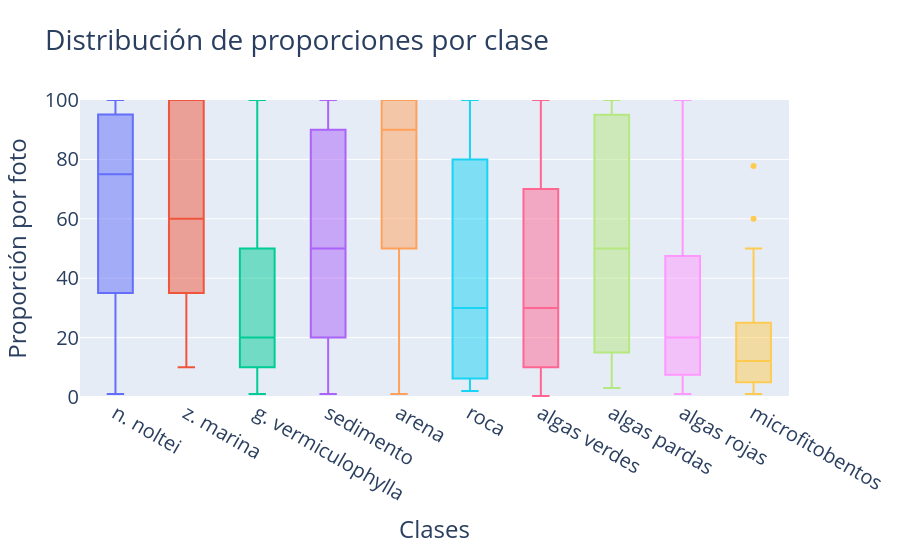

Notebook code cell kept with this figure:
### Code cell
# Ahora vamos a explorar las proporciones de las clases solo para las imágenes en las que estan presentes
fig = go.Figure()

# Agrupamos las clases en una misma columna y nos quedamos con los casos donde su proporción sea mayor que 0
df_long = df[target_cols].melt(var_name="clase",value_name="proporcion")
df_long = df_long[df_long["proporcion"]>0]

fig = px.box(
    df_long,
    x="clase",
    y="proporcion",
    color="clase",
    points="outliers",
    title="Distribución de proporciones por clase",
)

fig.update_layout(
    yaxis=dict(title="Proporción por foto",range=[0,100]),
    xaxis=dict(title="Clases"),
    height=550,
    showlegend=False,
    font=dict(size=20)
)

# Dibujamos el diagrama de cajas considerando para cada clase las imágenes en las que aparecen
fig.show()

### Figure 1 — Plotly figure (JSON) as saved in the notebook; plotly's stock layout.template omitted (floating-point values rounded to 4 significant figures; data arrays with more than 128 entries replaced by an {"elided": "..."} marker saying what was removed)
{"data": [{"alignmentgroup": "True", "boxpoints": "outliers", "hovertemplate": "clase=%{x}<br>proporcion=%{y}<extra></extra>", "legendgroup": "n. noltei", "marker": {"color": "#636efa"}, "name": "n. noltei", "notched": false, "offsetgroup": "n. noltei", "orientation": "v", "showlegend": true, "type": "box", "x": {"elided": "1256 str values"}, "x0": " ", "xaxis": "x", "y": {"elided": "1256 float values"}, "y0": " ", "yaxis": "y"}, {"alignmentgroup": "True", "boxpoints": "outliers", "hovertemplate": "clase=%{x}<br>proporcion=%{y}<extra></extra>", "legendgroup": "z. marina", "marker": {"color": "#EF553B"}, "name": "z. marina", "notched": false, "offsetgroup": "z. marina", "orientation": "v", "showlegend": true, "type": "box", "x": ["z. marina", "z. marina", "z. marina", "z. marina", "z. marina", "z. marina", "z. marina", "z. marina", "z. marina", "z. marina", "z. marina", "z. marina", "z. marina", "z. marina", "z. marina", "z. marina", "z. marina", "z. marina", "z. marina", "z. marina", "z. marina", "z. marina", "z. marina", "z. marina", "z. marina", "z. marina", "z. marina", "z. marina", "z. marina", "z. marina", "z. marina", "z. marina", "z. marina", "z. marina", "z. marina", "z. marina", "z. marina", "z. marina", "z. marina", "z. marina", "z. marina", "z. marina", "z. marina", "z. marina"], "x0": " ", "xaxis": "x", "y": [80.0, 100.0, 75.0, 40.0, 20.0, 30.0, 80.0, 100.0, 50.0, 20.0, 50.0, 20.0, 40.0, 75.0, 85.0, 10.0, 100.0, 100.0, 70.0, 60.0, 75.0, 80.0, 60.0, 30.0, 15.0, 10.0, 50.0, 40.0, 100.0, 20.0, 50.0, 100.0, 100.0, 100.0, 100.0, 100.0, 100.0, 100.0, 100.0, 11.8, 50.0, 50.0, 25.0, 40.0], "y0": " ", "yaxis": "y"}, {"alignmentgroup": "True", "boxpoints": "outliers", "hovertemplate": "clase=%{x}<br>proporcion=%{y}<extra></extra>", "legendgroup": "g. vermiculophylla", "marker": {"color": "#00cc96"}, "name": "g. vermiculophylla", "notched": false, "offsetgroup": "g. vermiculophylla", "orientation": "v", "showlegend": true, "type": "box", "x": ["g. vermiculophylla", "g. vermiculophylla", "g. vermiculophylla", "g. vermiculophylla", "g. vermiculophylla", "g. vermiculophylla", "g. vermiculophylla", "g. vermiculophylla", "g. vermiculophylla", "g. vermiculophylla", "g. vermiculophylla", "g. vermiculophylla", "g. vermiculophylla", "g. vermiculophylla", "g. vermiculophylla", "g. vermiculophylla", "g. vermiculophylla", "g. vermiculophylla", "g. vermiculophylla", "g. vermiculophylla", "g. vermiculophylla", "g. vermiculophylla", "g. vermiculophylla", "g. vermiculophylla", "g. vermiculophylla", "g. vermiculophylla", "g. vermiculophylla", "g. vermiculophylla", "g. vermiculophylla", "g. vermiculophylla", "g. vermiculophylla", "g. vermiculophylla", "g. vermiculophylla", "g. vermiculophylla", "g. vermiculophylla", "g. vermiculophylla", "g. vermiculophylla", "g. vermiculophylla", "g. vermiculophylla", "g. vermiculophylla", "g. vermiculophylla", "g. vermiculophylla", "g. vermiculophylla", "g. vermiculophylla", "g. vermiculophylla", "g. vermiculophylla", "g. vermiculophylla", "g. vermiculophylla", "g. vermiculophylla", "g. vermiculophylla", "g. vermiculophylla", "g. vermiculophylla", "g. vermiculophylla", "g. vermiculophylla", "g. vermiculophylla", "g. vermiculophylla", "g. vermiculophylla", "g. vermiculophylla", "g. vermiculophylla", "g. vermiculophylla", "g. vermiculophylla", "g. vermiculophylla", "g. vermiculophylla", "g. vermiculophylla", "g. vermiculophylla", "g. vermiculophylla", "g. vermiculophylla", "g. vermiculophylla", "g. vermiculophylla", "g. vermiculophylla", "g. vermiculophylla", "g. vermiculophylla", "g. vermiculophylla", "g. vermiculophylla", "g. vermiculophylla", "g. vermiculophylla", "g. vermiculophylla", "g. vermiculophylla", "g. vermiculophylla", "g. vermiculophylla", "g. vermiculophylla", "g. vermiculophylla", "g. vermiculophylla", "g. vermiculophylla", "g. vermiculophylla", "g. vermiculophylla", "g. vermiculophylla", "g. vermiculophylla", "g. vermiculophylla", "g. vermiculophylla", "g. vermiculophylla", "g. vermiculophylla", "g. vermiculophylla", "g. vermiculophylla", "g. vermiculophylla", "g. vermiculophylla", "g. vermiculophylla", "g. vermiculophylla", "g. vermiculophylla", "g. vermiculophylla", "g. vermiculophylla", "g. vermiculophylla", "g. vermiculophylla", "g. vermiculophylla", "g. vermiculophylla", "g. vermiculophylla", "g. vermiculophylla", "g. vermiculophylla", "g. vermiculophylla", "g. vermiculophylla", "g. vermiculophylla", "g. vermiculophylla", "g. vermiculophylla", "g. vermiculophylla", "g. vermiculophylla", "g. vermiculophylla", "g. vermiculophylla", "g. vermiculophylla"], "x0": " ", "xaxis": "x", "y": [100.0, 10.0, 20.0, 1.0, 1.0, 1.0, 5.0, 10.0, 10.0, 78.9, 5.0, 10.0, 10.0, 15.0, 15.0, 20.0, 20.0, 20.0, 80.0, 15.0, 100.0, 20.0, 10.0, 30.0, 4.8, 30.0, 20.0, 10.0, 5.0, 5.0, 20.0, 10.0, 10.0, 10.0, 5.0, 10.0, 90.0, 50.0, 20.0, 10.0, 5.0, 20.0, 40.0, 70.0, 50.0, 20.0, 50.0, 10.0, 100.0, 40.0, 5.0, 5.0, 25.0, 50.0, 94.1, 10.0, 5.0, 40.0, 20.0, 95.0, 5.0, 60.0, 20.0, 5.0, 70.0, 90.0, 20.0, 90.0, 95.0, 50.0, 25.0, 15.0, 30.0, 80.0, 25.0, 5.0, 10.0, 5.0, 90.0, 20.0, 90.0, 50.0, 90.0, 30.0, 5.0, 25.0, 80.0, 35.0, 25.0, 40.0, 15.0, 90.0, 50.0, 25.0, 40.0, 15.0, 88.8, 30.0, 40.0, 10.0, 30.0, 60.0, 5.0, 20.0, 30.0, 30.0, 40.0, 10.0, 100.0, 10.0, 10.0, 100.0, 10.0, 20.0, 45.0, 15.0, 10.0, 10.0], "y0": " ", "yaxis": "y"}, {"alignmentgroup": "True", "boxpoints": "outliers", "hovertemplate": "clase=%{x}<br>proporcion=%{y}<extra></extra>", "legendgroup": "sedimento", "marker": {"color": "#ab63fa"}, "name": "sedimento", "notched": false, "offsetgroup": "sedimento", "orientation": "v", "showlegend": true, "type": "box", "x": {"elided": "1139 str values"}, "x0": " ", "xaxis": "x", "y": {"elided": "1139 float values"}, "y0": " ", "yaxis": "y"}, {"alignmentgroup": "True", "boxpoints": "outliers", "hovertemplate": "clase=%{x}<br>proporcion=%{y}<extra></extra>", "legendgroup": "arena", "marker": {"color": "#FFA15A"}, "name": "arena", "notched": false, "offsetgroup": "arena", "orientation": "v", "showlegend": true, "type": "box", "x": {"elided": "367 str values"}, "x0": " ", "xaxis": "x", "y": {"elided": "367 float values"}, "y0": " ", "yaxis": "y"}, {"alignmentgroup": "True", "boxpoints": "outliers", "hovertemplate": "clase=%{x}<br>proporcion=%{y}<extra></extra>", "legendgroup": "roca", "marker": {"color": "#19d3f3"}, "name": "roca", "notched": false, "offsetgroup": "roca", "orientation": "v", "showlegend": true, "type": "box", "x": ["roca", "roca", "roca", "roca", "roca", "roca", "roca", "roca", "roca", "roca", "roca", "roca", "roca", "roca", "roca", "roca", "roca", "roca", "roca", "roca", "roca", "roca", "roca", "roca", "roca", "roca", "roca", "roca", "roca", "roca", "roca", "roca", "roca", "roca", "roca", "roca", "roca", "roca", "roca", "roca", "roca", "roca", "roca", "roca", "roca", "roca", "roca", "roca", "roca", "roca", "roca", "roca", "roca", "roca", "roca"], "x0": " ", "xaxis": "x", "y": [100.0, 75.0, 80.0, 5.0, 100.0, 40.0, 75.0, 5.0, 10.0, 95.0, 5.0, 100.0, 95.0, 100.0, 95.0, 60.0, 30.0, 100.0, 10.0, 52.6, 10.0, 10.0, 20.0, 100.0, 80.0, 40.0, 25.0, 10.0, 100.0, 40.0, 40.0, 100.0, 20.0, 100.0, 20.0, 15.0, 50.0, 2.0, 5.0, 11.1, 5.0, 5.0, 5.0, 2.0, 5.0, 5.0, 5.0, 40.0, 20.0, 5.0, 5.0, 94.7, 55.0, 15.0, 40.0], "y0": " ", "yaxis": "y"}, {"alignmentgroup": "True", "boxpoints": "outliers", "hovertemplate": "clase=%{x}<br>proporcion=%{y}<extra></extra>", "legendgroup": "algas verdes", "marker": {"color": "#FF6692"}, "name": "algas verdes", "notched": false, "offsetgroup": "algas verdes", "orientation": "v", "showlegend": true, "type": "box", "x": {"elided": "616 str values"}, "x0": " ", "xaxis": "x", "y": {"elided": "616 float values"}, "y0": " ", "yaxis": "y"}, {"alignmentgroup": "True", "boxpoints": "outliers", "hovertemplate": "clase=%{x}<br>proporcion=%{y}<extra></extra>", "legendgroup": "algas pardas", "marker": {"color": "#B6E880"}, "name": "algas pardas", "notched": false, "offsetgroup": "algas pardas", "orientation": "v", "showlegend": true, "type": "box", "x": {"elided": "150 str values"}, "x0": " ", "xaxis": "x", "y": {"elided": "150 float values"}, "y0": " ", "yaxis": "y"}, {"alignmentgroup": "True", "boxpoints": "outliers", "hovertemplate": "clase=%{x}<br>proporcion=%{y}<extra></extra>", "legendgroup": "algas rojas", "marker": {"color": "#FF97FF"}, "name": "algas rojas", "notched": false, "offsetgroup": "algas rojas", "orientation": "v", "showlegend": true, "type": "box", "x": ["algas rojas", "algas rojas", "algas rojas", "algas rojas", "algas rojas", "algas rojas", "algas rojas", "algas rojas", "algas rojas", "algas rojas", "algas rojas", "algas rojas", "algas rojas", "algas rojas", "algas rojas", "algas rojas", "algas rojas", "algas rojas", "algas rojas", "algas rojas", "algas rojas", "algas rojas", "algas rojas"], "x0": " ", "xaxis": "x", "y": [25.0, 15.0, 5.0, 100.0, 60.0, 75.0, 60.0, 5.0, 30.0, 90.0, 1.0, 5.0, 5.0, 25.0, 15.0, 15.0, 50.0, 5.0, 15.0, 40.0, 30.0, 20.0, 15.0], "y0": " ", "yaxis": "y"}, {"alignmentgroup": "True", "boxpoints": "outliers", "hovertemplate": "clase=%{x}<br>proporcion=%{y}<extra></extra>", "legendgroup": "microfitobentos", "marker": {"color": "#FECB52"}, "name": "microfitobentos", "notched": false, "offsetgroup": "microfitobentos", "orientation": "v", "showlegend": true, "type": "box", "x": ["microfitobentos", "microfitobentos", "microfitobentos", "microfitobentos", "microfitobentos", "microfitobentos", "microfitobentos", "microfitobentos", "microfitobentos", "microfitobentos", "microfitobentos", "microfitobentos", "microfitobentos", "microfitobentos", "microfitobentos", "microfitobentos", "microfitobentos", "microfitobentos", "microfitobentos", "microfitobentos", "microfitobentos", "microfitobentos", "microfitobentos", "microfitobentos", "microfitobentos", "microfitobentos", "microfitobentos", "microfitobentos", "microfitobentos", "microfitobentos", "microfitobentos", "microfitobentos"], "x0": " ", "xaxis": "x", "y": [77.8, 50.0, 5.0, 5.0, 60.0, 25.0, 20.0, 10.0, 25.0, 25.0, 25.0, 30.0, 2.0, 5.0, 25.0, 25.0, 25.0, 20.0, 20.0, 15.0, 5.0, 5.0, 14.3, 1.0, 10.0, 5.0, 5.0, 2.0, 2.0, 2.0, 5.0, 5.0], "y0": " ", "yaxis": "y"}], "layout": {"boxmode": "overlay", "font": {"size": 20}, "height": 550, "legend": {"title": {"text": "clase"}, "tracegroupgap": 0}, "showlegend": false, "title": {"text": "Distribución de proporciones por clase"}, "xaxis": {"anchor": "y", "categoryarray": ["n. noltei", "z. marina", "g. vermiculophylla", "sedimento", "arena", "roca", "algas verdes", "algas pardas", "algas rojas", "microfitobentos"], "categoryorder": "array", "domain": [0, 1], "title": {"text": "Clases"}}, "yaxis": {"anchor": "x", "domain": [0, 1], "range": [0, 100], "title": {"text": "Proporción por foto"}}}}
